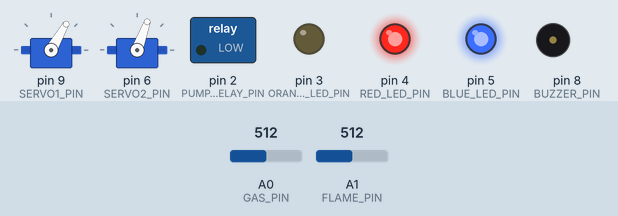
Recording of a sketch running on a simulated Arduino Uno, built with avr-gcc and run on an emulated ATmega328P. On the bench: 2 × servo, switched loads named in the sketch (green lamp = pin HIGH), output pins drawn as LEDs (lit = HIGH), buzzer (waves = sounding, pin HIGH). The inputs (shaded band) are chosen by the test bench; at power-on: A0 (GAS_PIN) = 512, A1 (FLAME_PIN) = 512. What the sketch prints to the serial monitor is not drawn.

Above: at 2.2 s.
2.3 s: A0 (GAS_PIN) set to 387
7.5 s: A0 (GAS_PIN) set to 356
At 11.7 s:
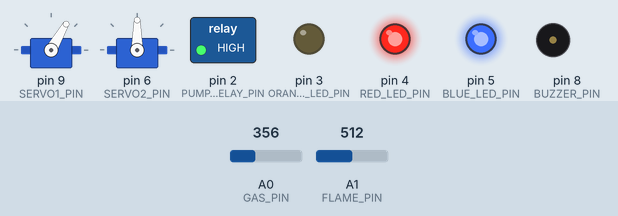
12.7 s: A1 (FLAME_PIN) set to 790
17.9 s: A1 (FLAME_PIN) set to 818
At 22.2 s:
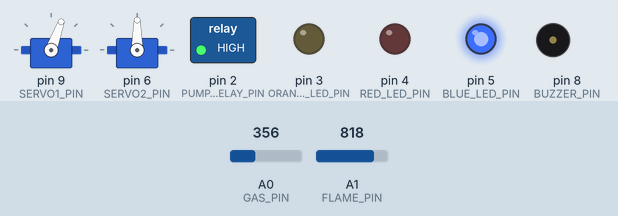
23.1 s: A1 (FLAME_PIN) set to 716
At 23.26 s:
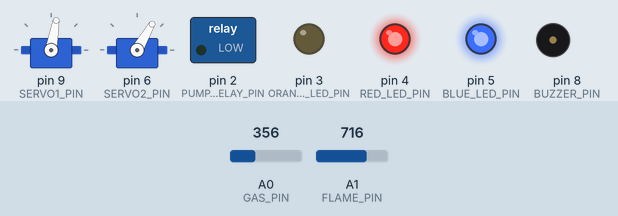
26.6 s: A0 (GAS_PIN) set to 380
At 28.4 s:
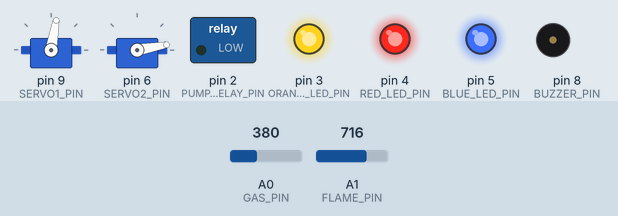
Timing chart, 0 to 45.2 s (numbered marks = the images above; inputs shaded):
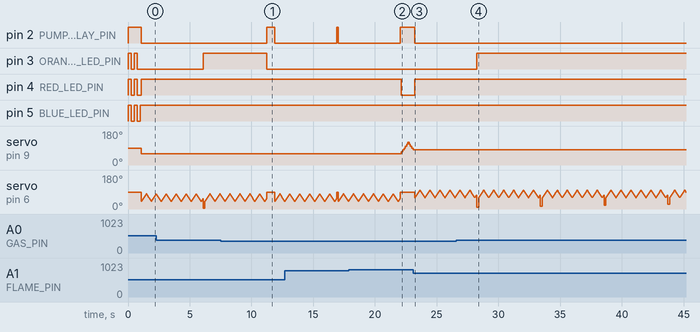

The sketch:

sweepCode.ino
```cpp
#define FLAME_PIN A1
#define GAS_PIN A0
#define SERVO1_PIN 9
#define SERVO2_PIN 6
#define BUZZER_PIN 8
#define BLUE_LED_PIN 5
#define RED_LED_PIN 4
#define ORANGE_LED_PIN 3
#define PUMP_RELAY_PIN 2
#define FLAME_WINDOW 5
#define FLAME_WINDOW 5


#include <Servo.h>

//Component Object Constructor
Servo servo1;
Servo servo2;

//Function Declaration
void blinkALL(int count, int interval);
void LedOn(char color);

int readFlameLevel();
bool isFlamePresent();
void printFlameStatus();

int readSmokeLevel();
bool isSmokePresent();
void printSmokeStatus();

int sprayAngle = 90;  // servo1 initial angle
int sprayStep = 15;   // how many degrees to move per loop toward detected fire

//Global Variable
int minAngle = 60;
int maxAngle = 120;

void setup() {
  // put your setup code here, to run once:
  Serial.begin(9600);
  Serial.println("Device Starting");

  //Pin Set-ups
  pinMode(FLAME_PIN, INPUT);
  pinMode(GAS_PIN, INPUT);
  pinMode(SERVO1_PIN, OUTPUT);
  pinMode(SERVO2_PIN, OUTPUT);
  pinMode(BUZZER_PIN, OUTPUT);
  pinMode(BLUE_LED_PIN, OUTPUT);
  pinMode(RED_LED_PIN, OUTPUT);
  pinMode(ORANGE_LED_PIN, OUTPUT);
  pinMode(PUMP_RELAY_PIN, OUTPUT);

  servo1.attach(SERVO1_PIN);
  servo2.attach(SERVO2_PIN);

  digitalWrite(PUMP_RELAY_PIN, HIGH); //make sure the pump is off


  Serial.println("Set-up is complete and ready!!!");
  blinkALL(2, 250);
  LedOn('B'); //Power Indicator
}

void loop() {

  //Debug Status
  printFlameStatus();
  printSmokeStatus();

  //Scanning Motion - Servo1
  static int currentAngle = minAngle;
  int angleDifference = 10;
  static bool reachedMax = false;
  static bool wasFlameActive = false;
  static bool wasSmokeActive = false;


  if (!isFlamePresent() && !isSmokePresent()) {
    if (reachedMax == false) {
      currentAngle += angleDifference;
      if (currentAngle >= maxAngle) {
        currentAngle = maxAngle;
        reachedMax = true;
      }
    } else if (reachedMax == true) {
      currentAngle -= angleDifference;
      if (currentAngle <= minAngle) {
        currentAngle = minAngle;
        reachedMax = false;
      }
    }

    servo1.write(currentAngle);
  }

  if (isFlamePresent()) {
    LedOn('R');

    // Servo1 points directly at the flame
    servo1.write(currentAngle);

    // Servo2 (sprayer) sweeps ±15° around servo1 angle
    int sprayRange = 20;
    int sprayMin = currentAngle - sprayRange;
    int sprayMax = currentAngle + sprayRange;

    unsigned long startTime = millis();
    bool increasing = true;
    int sprayAngle = sprayMin;

    while (millis() - startTime < 5000) { // spray for 5 seconds
        servo2.write(sprayAngle);
        digitalWrite(PUMP_RELAY_PIN, LOW); // pump ON

        // move back and forth
        if (increasing) {
            sprayAngle += 1;
            if (sprayAngle >= sprayMax) increasing = false;
        } else {
            sprayAngle -= 1;
            if (sprayAngle <= sprayMin) increasing = true;
        }

        delay(10); // adjust speed of sweep
    }

    // Stop pump and reset servos
    servo2.write(90); // center position
    digitalWrite(PUMP_RELAY_PIN, HIGH); // turn off sprayer
} else {
    LedOff('R');
    servo2.write(90); // reset sprayer
    digitalWrite(PUMP_RELAY_PIN, HIGH);
}


  static int servo2Angle = 0;
  static bool servo2Increasing = true;

  if (isSmokePresent()) {
      LedOn('O');

      // Sweep servo2 back and forth
      if (servo2Increasing) {
          servo2Angle += 5;
          if (servo2Angle >= 180) {
              servo2Angle = 180;
              servo2Increasing = false;
          }
      } else {
          servo2Angle -= 5;
          if (servo2Angle <= 0) {
              servo2Angle = 0;
              servo2Increasing = true;
          }
      }

      servo2.write(servo2Angle);
      digitalWrite(PUMP_RELAY_PIN, LOW); // Turn on motor here (non-blocking)
      wasSmokeActive = true;

  } else {
      LedOff('O');
      servo2.write(90);
      if (wasSmokeActive == true){
        delay(500);
      }
      digitalWrite(PUMP_RELAY_PIN, HIGH); // Turn off motor here
      wasSmokeActive = false;
  }


  delay (80);

}

void blinkALL(int count, int interval){
  for (int i = 1; i <= count; i++){
    digitalWrite(BLUE_LED_PIN, HIGH);
    digitalWrite(RED_LED_PIN, HIGH);
    digitalWrite(ORANGE_LED_PIN, HIGH);

    delay(interval);

    digitalWrite(BLUE_LED_PIN, LOW);
    digitalWrite(RED_LED_PIN, LOW);
    digitalWrite(ORANGE_LED_PIN, LOW);

    delay(interval);
  }
}

void LedOn(char color){
  if (color == 'B'){
    digitalWrite(BLUE_LED_PIN, HIGH);
  } else if (color == 'R'){
    digitalWrite(RED_LED_PIN, HIGH);
  } else if (color == 'O') {
    digitalWrite(ORANGE_LED_PIN, HIGH);
  }
}

void LedOff(char color){
  if (color == 'B'){
    digitalWrite(BLUE_LED_PIN, LOW);
  } else if (color == 'R'){
    digitalWrite(RED_LED_PIN, LOW);
  } else if (color == 'O') {
    digitalWrite(ORANGE_LED_PIN, LOW);
  }
}

int readFlameLevel(){
  int flameLevel = analogRead(FLAME_PIN);
  return flameLevel;
}

bool isFlamePresent(){
  if (readFlameLevel() < 800){
    Serial.print("FLAME DETECTED! ");
    return true;
  } else return false;
}

void printFlameStatus(){
  Serial.print("Flame Value: ");
  Serial.print(readFlameLevel());
  if (isFlamePresent()){
    Serial.println(" Status: Flame Dectected!!!");
  } else {
    Serial.println(" Status: No Flame Detected");
  }

}

int readSmokeLevel(){
  int smokeLevel = analogRead(GAS_PIN);
  return smokeLevel;
}

bool isSmokePresent(){
  if (readSmokeLevel() > 370){
    return true;
  } else return false;
}

void printSmokeStatus(){
  Serial.print("Smoke Value: ");
  Serial.print(readSmokeLevel());

  if (isSmokePresent()){
    Serial.println(" Status: Smoke Dectected!!!");
  } else {
    Serial.println(" Status: No Smoke Detected");
  }
}
```

Measured:
- the behaviour switches between 371 and 370 on A0 (GAS_PIN) (found by bisection; images 0 and 1)
- the behaviour switches between 799 and 800 on A1 (FLAME_PIN) (found by bisection; images 1 and 2)
- after the input at 7.5 s, pin 2 (PUMP_RELAY_PIN): LOW → HIGH after 3.7 s, → LOW 0.66 s later; pin 3 (ORANGE_LED_PIN): HIGH → LOW after 3.7 s
- after the input at 17.9 s, pin 2 (PUMP_RELAY_PIN): goes on until 22.0 s, then stays HIGH; pin 4 (RED_LED_PIN): HIGH → LOW after 4.3 s; servo on pin 9 (SERVO1_PIN): rises from 60° to 120° in 0.52 s, then falls to 80° in 0.42 s
- after the input at 26.6 s, pin 2 (PUMP_RELAY_PIN): stops changing and stays LOW; pin 3 (ORANGE_LED_PIN): LOW → HIGH after 1.6 s
- by itself, pin 4 (RED_LED_PIN): alternates HIGH for 0.25 s and LOW for 0.29 s, 4 changes in all, then stays HIGH
